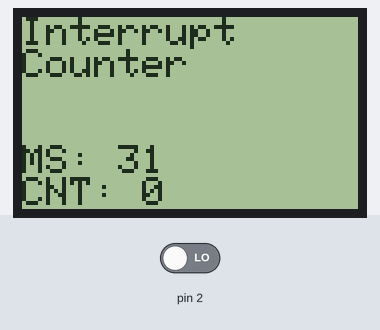
The sketch below on a simulated Arduino Uno, built with avr-gcc and run on an emulated ATmega328P. Parts: 84×48 one-colour display. The test bench sets the inputs (shaded band); at power-on: pin 2 LOW. What the sketch prints to the serial monitor is not drawn.

Above: at 1.2 s.
1.3 s: pin 2 driven HIGH
At 1.6 s:
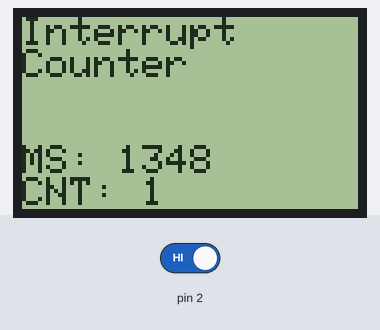
Timing chart, 0 to 4.3 s (numbered marks = the images above; inputs shaded):
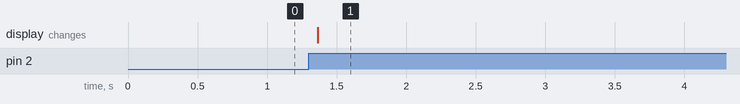

The sketch:

interrupt_counter.ino
```cpp
// (licence header left out)
#include <Adafruit_GFX.h>
#include <Adafruit_PCD8544.h>

// Software SPI (slower updates, more flexible pin options):
// pin 7 - Serial clock out (SCLK)
// pin 6 - Serial data out (DIN)
// pin 5 - Data/Command select (D/C)
// pin 4 - LCD chip select (CS)
// pin 3 - LCD reset (RST)
Adafruit_PCD8544 display = Adafruit_PCD8544(7, 6, 5, 4, 3);

volatile boolean signal0=false;
volatile int32_t t0=0;

const int type=RISING;
//const int type=FALLING;
//const int type=CHANGE;

void drawDisplay() {
  display.clearDisplay();
  display.setCursor(0,0);
  display.print("Interrupt");
  display.setCursor(0,8);
  display.print("Counter");

  display.setCursor(0,32);
  display.print("MS: ");
  display.print(millis());
  display.setCursor(0,40);
  display.print("CNT: ");
  display.print(t0);
  display.display();
}

void setup() {
  display.begin();
  display.setContrast(60);
  drawDisplay();

  Serial.begin(9600);
  Serial.println("Arduino Interrupt Counter");
  switch(type)
    {
    case RISING:  Serial.println("Type: RISING");break;
    case FALLING: Serial.println("Type: FALLING");break;
    case CHANGE:  Serial.println("Type: CHANGE");break;
    }

  // pin 2
  attachInterrupt(0,int0,type);
}

void loop() {
if(signal0)
  {
  drawDisplay();
  Serial.print(millis());
  Serial.print(" ");
  Serial.println(t0);
  signal0=false;
  }
delay(100);
}

void int0() {
t0++;
signal0=true;
}
```

Measured:
- after the input at 1.3 s, the display: changes after 0.06 s (image 1)
